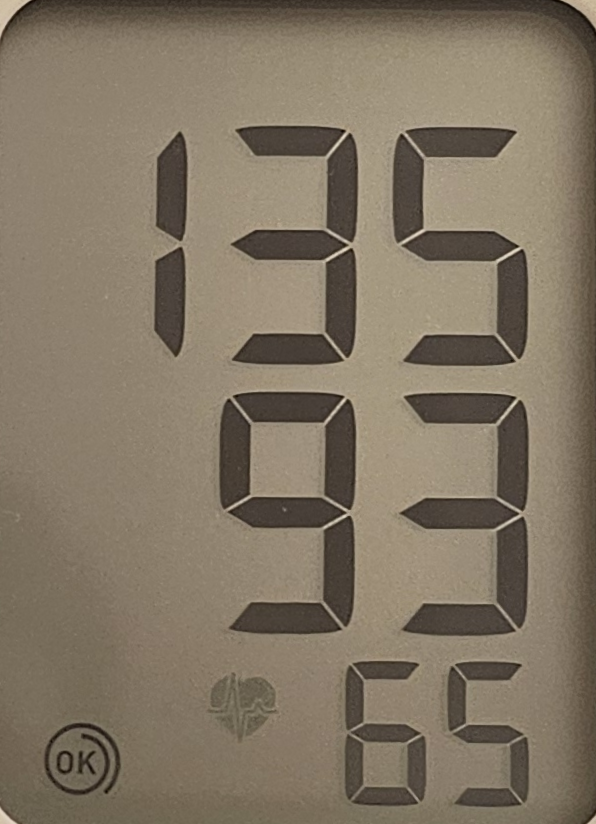
#> input picture data/task2/lcd2.png, 596 x 824 px; its folder holds only this picture in this run
$ python task2.py
#> lines starting #> are read from the running program, lines starting #| are printed output that depends on the picture; after the words box and inside, x2 and y2 are one past the last pixel; in counts of white or black regions, pixels touching at a corner belong together
### lib/utils.py
import math
import os

import cv2
import numpy as np


# helper function for ordering points
# used for task 1
# inspired from https://stackoverflow.com/a/79378245
# [10 lines left out: function order_corners, not called in this run]


# convert and filter out noise
def preprocess_image(
    img, resize=True, resize_dimensions=(600, 480), gauss=True
):
    if resize:
        resized = cv2.resize(
            img, resize_dimensions, interpolation=cv2.INTER_LINEAR
        )
    else:
        resized = img
    grayed = cv2.cvtColor(resized, cv2.COLOR_BGR2GRAY)
    if gauss:
        blur = cv2.GaussianBlur(grayed, (5, 5), 0)
    else:
        blur = grayed

    return blur


# library definition doesn't have support for python-dotenv :(
# tiny little loader to grab our roboflow API key
# technically not needed at assessment time but whatever
# [5 lines left out: function load_dotenv, not called in this run]


# helper method to extract digits
# used for both task 2 adn 3
def extract_digits(
    img,
    kernel_size=(5, 5),
    threshold1=5,
    threshold2=120,
    draw=False,
    area_threshold=2000,
):
    # gaussian
    img = cv2.GaussianBlur(img, (5, 5), 0)

    # thresholding
    img_edges = cv2.Canny(img, threshold1, threshold2)

    # dilate the threshold a little to connect the segments
    kernel = np.ones(kernel_size, np.uint8)
    img_dil = cv2.dilate(img_edges, kernel, iterations=1)

    contours, _ = cv2.findContours(
        img_dil, cv2.RETR_EXTERNAL, cv2.CHAIN_APPROX_SIMPLE
    )

    img_w, img_h = img.shape[1], img.shape[0]

    ref_cnt = []

    for cnt in contours:
        x, y, w, h = cv2.boundingRect(cnt)
        area = w * h
        # check if sufficiently big, and rectangular shape
        if (
            area > area_threshold
            and (w * 1.3 < h)
            # ignore anything super big as probs false positive
            and area < 0.5 * img_w * img_h
            # ignore anything too close to left and right
            and x > 0.05 * img_w
            and x + w < img_w - 0.05 * img_w
        ):
            # if we want to draw use direct contour approximation
            # used for drawing the output if required
            if draw:
                ref_cnt.append(
                    np.array([[x, y], [x + w, y], [x + w, y + h], [x, y + h]])
                )
            else:
                # much more computational efficent
                ref_cnt.append((x, y, w, h))

    # sort based on pixel position
    # take into account both x and y
    # idk probably not efficient but shld be fine
    # only sort if we aren't drawing cause otherwise this method breaks and drawing is really just an diagnostic tool anyway
    if not draw:
        ref_cnt = sorted(
            ref_cnt, key=lambda r: math.sqrt(r[0] ** 2 + r[1] ** 2)
        )

    return ref_cnt


# specifies extracting digits to just what we are interested in on the thermometer
# used for both task 2 and task 3
# @param requires img to be loaded already
# [165 lines left out: functions extract_therm_digits, check_negative, extract_red, resize, correct_skew, pad_bb, not called in this run]


# calculates the digit from some lcd segment mathemtically
# much more robust, not allowed by assignment guidelines :(
# using as backup plan if classifier doesn't work
# inspired by https://pyimagesearch.com/2017/02/13/recognizing-digits-with-opencv-and-python/
# rather than doing some fancy model we can instead iterate a segment over our segment display
# if the segment is 'on' then record it, otherwise don't
# use a predefined lookup table to work out which on segments correspond to which digit

DIGITS_LOOKUP = {
    (1, 1, 1, 0, 1, 1, 1): 0,
    (0, 0, 1, 0, 0, 1, 0): 1,
    (1, 0, 1, 1, 1, 1, 0): 2,
    (1, 0, 1, 1, 0, 1, 1): 3,
    (0, 1, 1, 1, 0, 1, 0): 4,
    (1, 1, 0, 1, 0, 1, 1): 5,
    (1, 1, 0, 1, 1, 1, 1): 6,
    (1, 0, 1, 0, 0, 1, 0): 7,
    (1, 1, 1, 1, 1, 1, 1): 8,
    (1, 1, 1, 1, 0, 1, 1): 9,
}


# [36 lines left out: function get_digit_num_manual, not called in this run]

### task2.py
# Licensed under the Apache License, Version 2.0 (the "License");
# you may not use this file except in compliance with the License.
# You may obtain a copy of the License at
#
#     http://www.apache.org/licenses/LICENSE-2.0
#
# Unless required by applicable law or agreed to in writing, software
# distributed under the License is distributed on an "AS IS" BASIS,
# WITHOUT WARRANTIES OR CONDITIONS OF ANY KIND, either express or implied.
# See the License for the specific language governing permissions and
# limitations under the License.


# Author: [Your Name]
# Last Modified: 2024-09-09

import math
import os
from pathlib import Path

import cv2

from lib.utils import (
    extract_digits,
    extract_red,
    extract_therm_digits,
    preprocess_image,
)


def find_lcd_digits(img, draw=False, loaded=False):
    # processings
    if not loaded:
        img = cv2.imread(img)
    pre_img = preprocess_image(img, resize=False)

    h, w = pre_img.shape

    ref_cnt = extract_digits(
        pre_img,
        kernel_size=(7, 7),
        threshold1=5,
        threshold2=90,
        area_threshold=h * w // 500,
        draw=draw,
    )

    # only draw if we wanna see the output
    if draw:
        cv2.drawContours(img, ref_cnt, -1, (0, 255, 0), 2)
        cv2.imshow("Recognised Digits", img)
        cv2.waitKey(0)
        cv2.destroyAllWindows()

    return ref_cnt, img


def extract_lcd_digits(img, cnt, out_dir=None):
    output = []
    for i, digit in enumerate(cnt):
        x, y, w, h = digit
        cropped_img = img[y : y + h, x : x + w]
        if out_dir:
            output_path = os.path.join(out_dir, f"d{i + 1}.jpg")
            cv2.imwrite(output_path, cropped_img)
        output.append(cropped_img)
    return output


# [71 lines left out: functions find_thermo_section, extract_thermo_section, not called in this run]


def save_output(output_path, content, output_type="txt"):
    os.makedirs(os.path.dirname(output_path), exist_ok=True)

    if output_type == "txt":
        with open(output_path, "w") as f:
            f.write(content)
        print(f"Text file saved at: {output_path}")
    elif output_type == "image":
        # Assuming 'content' is a valid image object, e.g., from OpenCV
        cv2.imwrite(output_path, content)
        print(f"Image saved at: {output_path}")
    else:
        print("Unsupported output type. Use 'txt' or 'image'.")


def run_task2(image_path, config):
    inPath = Path(image_path)

    for file in inPath.iterdir():
        if file.is_file() and file.suffix in [".jpg", "jpeg", ".png"]:
            # name is either gonna be lcd or thermo, so just check first 3 chars
            f_name = file.stem
            if f_name[:3] == "lcd":
                ref_cnt, img = find_lcd_digits(file, draw=False)
#> in find_lcd_digits, img is the input picture: shape (824, 596, 3); mean B, G, R 99.9, 117.6, 129.6
#> in preprocess_image, `grayed = cv2.cvtColor(resized, cv2.COLOR_BGR2GRAY)`:
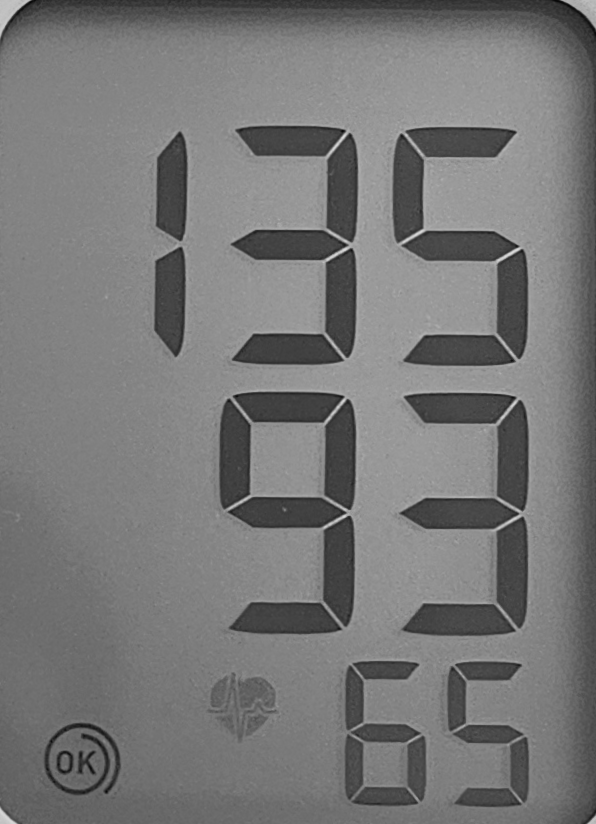
#> grayed: shape (824, 596); min 6, max 218, mean 119.2
#> in extract_digits, `img_edges = cv2.Canny(img, threshold1, threshold2)`:
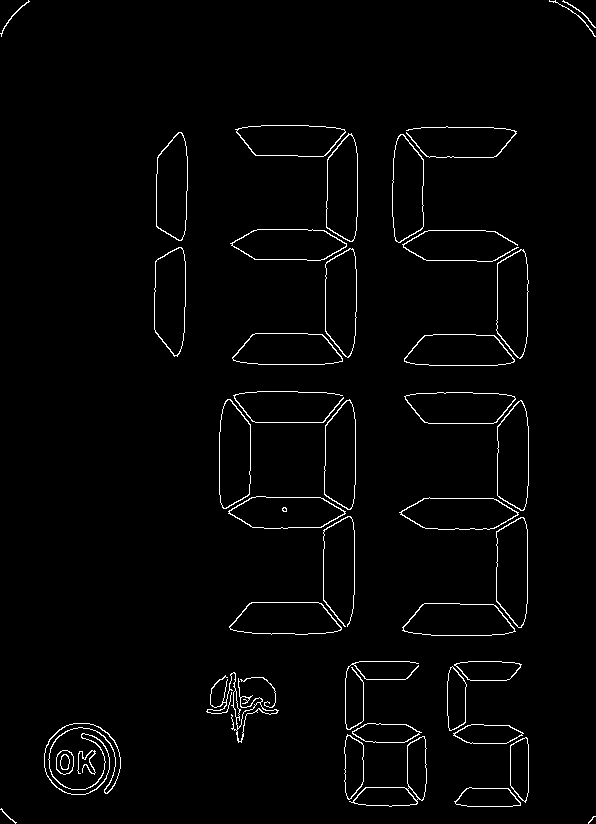
#> img_edges: shape (824, 596); 2% white in thin lines or dots
#> in extract_digits, `img_dil = cv2.dilate(img_edges, kernel, iterations=1)`:
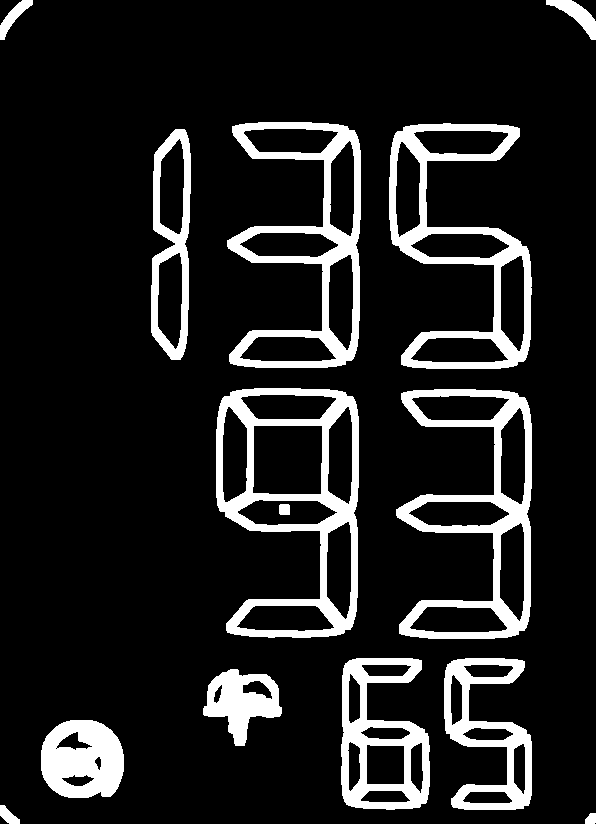
#> img_dil: shape (824, 596); 12.8% white; 14 white regions
#> in extract_digits, `contours, _ = cv2.findContours( img_dil, cv2.RETR_EXTERNAL, cv2.CHAIN_..`: contours = 13 contours; largest, box (x1, y1, x2, y2) and area: (216, 388, 359, 638) 26194, (396, 389, 532, 639) 18250, (227, 122, 361, 368) 17720, (389, 123, 532, 369) 17712, (341, 658, 430, 810) 10008
#> the loop in extract_digits, `for cnt in contours:` made 13 passes
#> (x, y, w, h, area) on passes 1 to 12: (585, 813, 11, 11, 121), (0, 805, 20, 19, 380), (41, 720, 83, 78, 6474), (203, 669, 79, 77, 6083), (444, 658, 88, 152, 13376), (341, 658, 89, 152, 13528), (396, 389, 136, 250, 34000), (216, 388, 143, 250, 35750), (151, 129, 40, 231, 9240), (389, 123, 143, 246, 35178), (227, 122, 134, 246, 32964), (546, 0, 50, 40, 2000)
#> after the loop in extract_digits, `for cnt in contours:`: ref_cnt = [(444, 658, 88, 152), (341, 658, 89, 152), (396, 389, 136, 250), (216, 388, 143, 250), (151, 129, 40, 231), (389, 123, 143, 246), (227, 122, 134, 246)]
#> in extract_digits, `ref_cnt = sorted( ref_cnt, key=lambda r: math.sqrt(r[0] ** 2 + r[1] **..`: ref_cnt = [(151, 129, 40, 231), (227, 122, 134, 246), (389, 123, 143, 246), (216, 388, 143, 250), (396, 389, 136, 250), (341, 658, 89, 152), (444, 658, 88, 152)]
                out = extract_lcd_digits(img, ref_cnt)
#> the loop in extract_lcd_digits, `for i, digit in enumerate(cnt):` made 7 passes
#> pass 1, in extract_lcd_digits, `cropped_img = img[y : y + h, x : x + w]`:
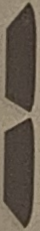
#> cropped_img: shape (231, 40, 3); mean B, G, R 80.8, 93.5, 104.4
#> pass 2, in extract_lcd_digits, `cropped_img = img[y : y + h, x : x + w]`:
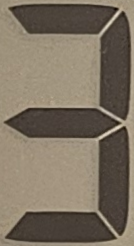
#> cropped_img: shape (246, 134, 3); mean B, G, R 96.6, 112.4, 123.9
#> pass 3, in extract_lcd_digits, `cropped_img = img[y : y + h, x : x + w]`:
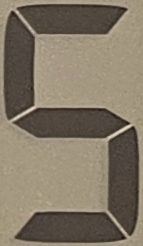
#> cropped_img: shape (246, 143, 3); mean B, G, R 101.4, 118.7, 129.7
#> after the loop in extract_lcd_digits, `for i, digit in enumerate(cnt):`: output = 7 items
#> out = 7 items
                for i, digit_img in enumerate(out):
                    output_path = (
                        Path(__file__).parent
                        / f"output/task2/{f_name}/d{i + 1}.jpg"
                    )
                    save_output(output_path, digit_img, output_type="image")
#> this loop made 7 passes
#| Image saved at: output/task2/lcd2/d1.jpg
#| Image saved at: output/task2/lcd2/d2.jpg
#| Image saved at: output/task2/lcd2/d3.jpg
#| Image saved at: output/task2/lcd2/d4.jpg
#| Image saved at: output/task2/lcd2/d5.jpg
#| Image saved at: output/task2/lcd2/d6.jpg
#| Image saved at: output/task2/lcd2/d7.jpg
            elif f_name[:3] == "the":
                box, img = find_thermo_section(file)
                out = extract_thermo_section(img, box)
                save_output(
                    Path(__file__).parent / f"output/task2/{f_name}/t.jpg",
                    out,
                    output_type="image",
                )

        else:
            print(f"Skipping {file.name}, not a valid image file.")


# debug purposes
if __name__ == "__main__":
    # !! uncomment for BP !!
    # ref_cnt, img = find_lcd_digits("output/task1/lcd5.jpg", draw=False)
    # extract_lcd_digits(img, ref_cnt, "output/task2/")

    # !! uncomment for therm !!
    # box, img = find_thermo_section("output/task1/therm1.jpg")
    # extract_thermo_section(img, box, "output/task2/")

    # !! uncomment for task 2 !!
    run_task2("data/task2", None)

$ run again, on data/task2/lcd4.png
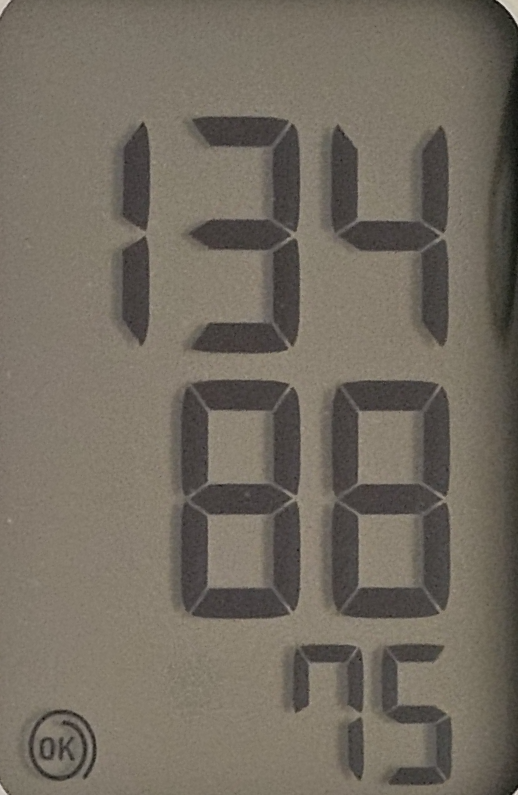
#> input picture data/task2/lcd4.png, 518 x 795 px
#> in find_lcd_digits, img is the input picture: shape (795, 518, 3); mean B, G, R 96.9, 108.2, 115.5
#> img: shape (795, 518)
#> in extract_digits, `img_edges = cv2.Canny(img, threshold1, threshold2)`:
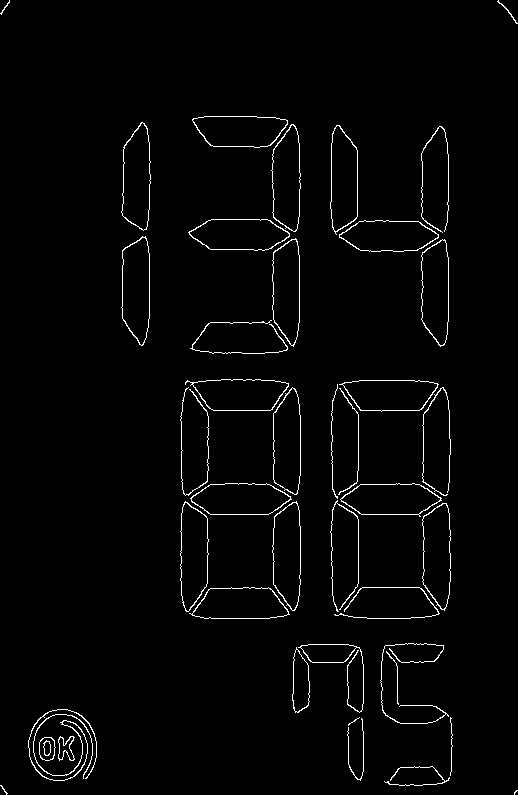
#> img_edges: shape (795, 518); 2.1% white in thin lines or dots
#> img_dil: shape (795, 518); 13.7% white; 12 white regions
#> contours = 12 contours; largest, box (x1, y1, x2, y2) and area: (177, 376, 304, 622) 29902, (327, 377, 454, 622) 29578, (185, 113, 304, 357) 15704, (327, 122, 452, 350) 12509, (118, 119, 154, 349) 6584
#> the loop in extract_digits, `for cnt in contours:` made 12 passes
#> (x, y, w, h, area) on passes 1 to 8: (511, 787, 7, 8, 56), (0, 782, 11, 13, 143), (25, 706, 75, 78, 5850), (289, 641, 78, 143, 11154), (377, 640, 79, 149, 11771), (327, 377, 127, 245, 31115), (177, 376, 127, 246, 31242), (327, 122, 125, 228, 28500)
#> after the loop in extract_digits, `for cnt in contours:`: ref_cnt = [(289, 641, 78, 143), (377, 640, 79, 149), (327, 377, 127, 245), (177, 376, 127, 246), (327, 122, 125, 228), (118, 119, 36, 230), (185, 113, 119, 244)]
#> in extract_digits, `ref_cnt = sorted( ref_cnt, key=lambda r: math.sqrt(r[0] ** 2 + r[1] **..`: ref_cnt = [(118, 119, 36, 230), (185, 113, 119, 244), (327, 122, 125, 228), (177, 376, 127, 246), (327, 377, 127, 245), (289, 641, 78, 143), (377, 640, 79, 149)]
#> the loop in extract_lcd_digits, `for i, digit in enumerate(cnt):` made 7 passes
#> pass 3, in extract_lcd_digits, `cropped_img = img[y : y + h, x : x + w]`:
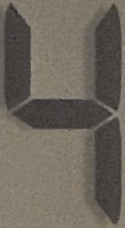
#> cropped_img: shape (228, 125, 3); mean B, G, R 92.3, 102.1, 108.9
#> after the loop in extract_lcd_digits, `for i, digit in enumerate(cnt):`: output = 7 items
#> the loop in run_task2, `for i, digit_img in enumerate(out):` made 7 passes
#| Image saved at: output/task2/lcd4/d1.jpg
#| Image saved at: output/task2/lcd4/d2.jpg
#| Image saved at: output/task2/lcd4/d3.jpg
#| Image saved at: output/task2/lcd4/d4.jpg
#| Image saved at: output/task2/lcd4/d5.jpg
#> (further printed lines are left out)
